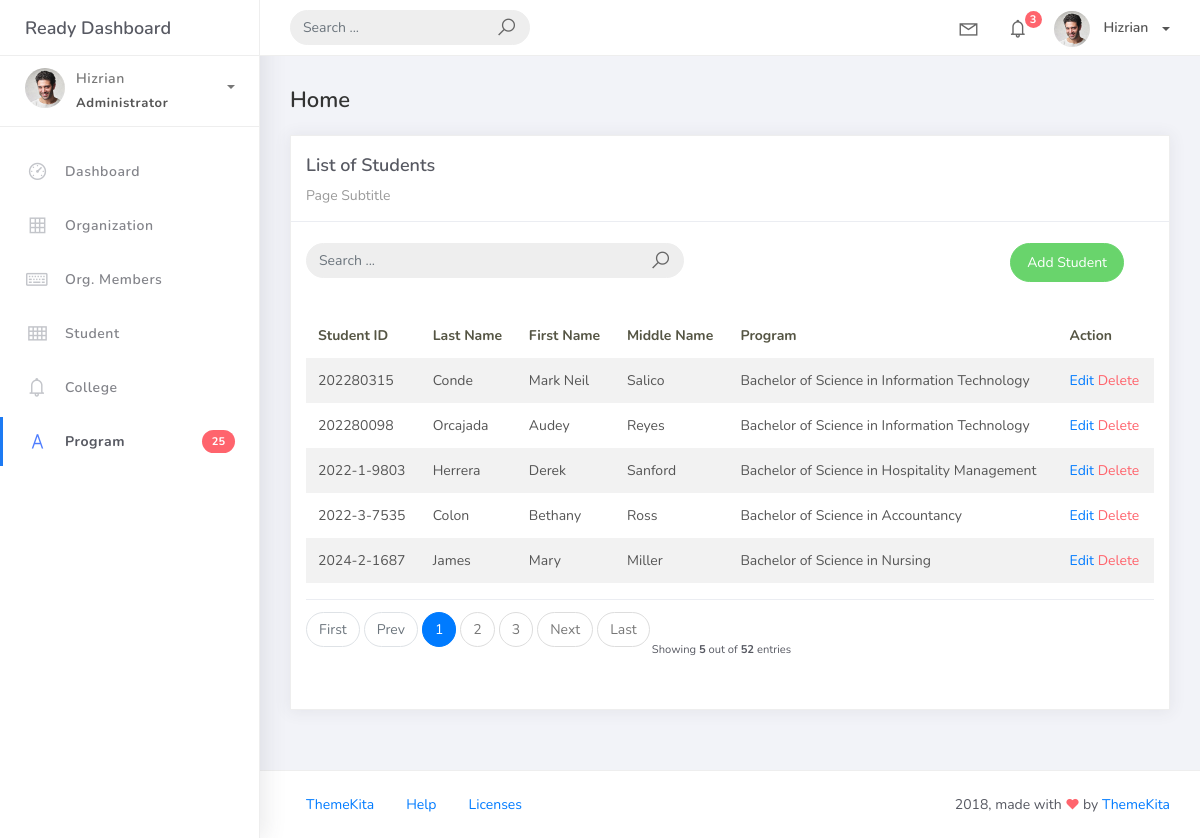
Screenshot of /student_list with the database file from the repository.
### studentorg/models.py (models this page shows, shortened)
class BaseModel(models.Model):
    created_at = models.DateTimeField(auto_now_add=True, db_index=True)
    updated_at = models.DateTimeField(auto_now=True)
    class Meta:
        abstract = True

class Student(BaseModel):
    student_id = models.CharField(max_length=15)
    lastname = models.CharField(max_length=25)
    firstname = models.CharField(max_length=25)
    middlename = models.CharField(max_length=25, blank=True, null=True)
    program = models.ForeignKey(Program, on_delete=models.CASCADE)

class Program(BaseModel):
    prog_name = models.CharField(max_length=150)
    college = models.ForeignKey(College, on_delete=models.CASCADE)
    def __str__(self):
        return self.prog_name

### studentorg/views.py (the view)
# urls.py: path('student_list', StudentList.as_view(), name='student-list'),
class StudentList(ListView):
    model = Student
    context_object_name = 'student'
    template_name = 'student_list.html'
    paginate_by = 5
    def get_queryset(self, *args, **kwargs):
        qs = super(StudentList, self).get_queryset(*args, **kwargs)
        if self.request.GET.get("q") != None:
            query = self.request.GET.get('q')
            qs = qs.filter(Q(name__icontains=query) |
                            Q(description__icontains=query))
        return qs

### templates/student_list.html (shortened to what this page needs)
{% extends 'base.html' %} {% load static %} {% block content %}
<div class="content">
    <div class="container-fluid">
        <h4 class="page-title">Home</h4>
        <div class="row">
            <div class="col-md-12">
                <div class="card">
                    <div class="card-header">
                        <div class="card-title">List of Students</div>
                        <div class="card-category">Page Subtitle</div>
                    </div>
                    <br />
                        <div class="col-md-12 row">
                            <div class="col-md-6">
                                <form class="navbar-left navbar-form nav-search mr-md-3" action=" { % url 'student-list' % } ">
                                    <div class="input-group">
                                        <input type="text" placeholder="Search ..." class="form-control" name="q" />
                                        <div class="input-group-append">
                                        <span class="input-group-text">
                                            <i class="la la-search search-icon"></i>
                                        </span>
                                    </div>
                                </div>
                            </form>
                        </div>
                        <div class="col-md-6">
                            <div class="pull-right">
                                <a href="{% url 'student-add' %}" class="btn btn-success btn-rounded">Add
                                Student</a>
                            </div>
                        </div>
                    </div>
                    <div class="card-body">
                        <table class="table table-striped mt-3">
                            <thead>
                                <tr>
                                    <th scope="col">Student ID</th>
                                    <th scope="col">Last Name</th>
                                    <th scope="col">First Name</th>
                                    <th scope="col">Middle Name</th>
                                    <th scope="col">Program</th>
                                    <th scope="col">Action</th>
                                </tr>
                            </thead>
                            <tbody>
                                {% for object in object_list %}
                                <tr>
                                    <td>{{ object.student_id }}</td>
                                    <td>{{ object.lastname }}</td>
                                    <td>{{ object.firstname }}</td>
                                    <td>{{ object.middlename }}</td>
                                    <td>{{ object.program }}</td>
                                    <td>
                                        <a href="student_list/{{ object.id }}">Edit</a>
                                        <a href="student_list/{{ object.id }}/delete" class="text-danger">Delete</a>
                                    </td>
                                    </tr>
                                {% endfor %}
                            </tbody>
                        </table>
                        {% include 'includes/pagination.html' %}
                    </div>
                </div>
            </div>
        </div>
    </div>
</div>
{% endblock %}

### rows the page displays
Student: student_id "202280315", lastname "Conde", firstname "Mark Neil", middlename "Salico", program "Bachelor of Science in Information Technology"
Student: student_id "202280098", lastname "Orcajada", firstname "Audey", middlename "Reyes", program "Bachelor of Science in Information Technology"
Student: student_id "2022-1-9803", lastname "Herrera", firstname "Derek", middlename "Sanford", program "Bachelor of Science in Hospitality Management"
Student: student_id "2022-3-7535", lastname "Colon", firstname "Bethany", middlename "Ross", program "Bachelor of Science in Accountancy"
Student: student_id "2024-2-1687", lastname "James", firstname "Mary", middlename "Miller", program "Bachelor of Science in Nursing"

### other values shown
{{ page_num }} "1"
{{ page_num }} "2" "3"
{{ object_list.count }} "5"
{{ paginator.count }} "52"
